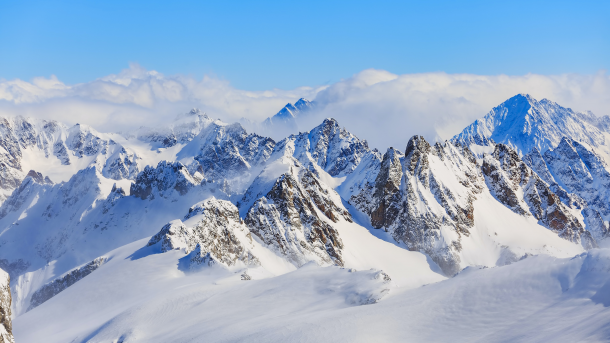
#> input picture slides/01.dasar_pengolahan_citra_digital/dataset/mountain.png, 610 x 343 px
$ python 02.io_matplotlib.py
#> lines starting #> are read from the running program, lines starting #| are printed output that depends on the picture
"""
script ini memanfaatkan library matplotlib untuk melakukan hal-hal sebagai berikut:

1. membaca citra dari file
2. menyimpan citra ke file
3. menampilkan citra melalui imageviewer default masing-masing operating system

penjelasan lebih detil dapat dibaca di file html atau python notebook yang telah disediakan
"""

import matplotlib.image as mpimg
import matplotlib.pylab as plt

# membaca citra dari harddrive sebagai sebuah numpy ndarray
im = mpimg.imread("../dataset/mountain.png")
#> im is the input picture: shape (343, 610, 4) float32; mean R, G, B, A 0.575, 0.668, 0.783, 1

# menampilkan dimensi dan metadata citra
print(im.shape, im.dtype, type(im))
#| (343, 610, 4) float32 <class 'numpy.ndarray'>

# menampilkan citra melalui qt
plt.figure()
plt.imshow(im)
plt.title('Citra asli')

# mengubah citra menjadi lebih gelap kemudian
# menyimpan citra yang gelap tersebut ke harddrive
im1 = im.copy()
im1[im1 < 0.6] = 0
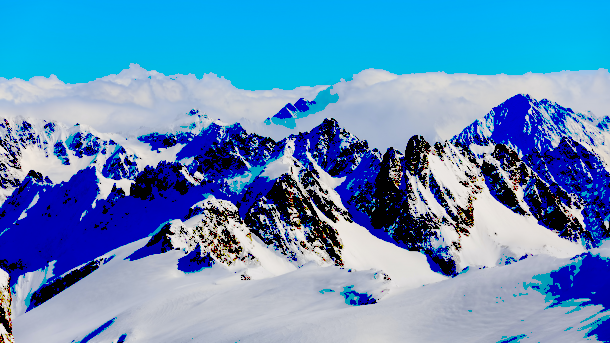
#> im1: shape (343, 610, 4) float32; mean R, G, B, A 0.37, 0.555, 0.742, 1
plt.figure()
plt.axis('off')
plt.tight_layout()
plt.imshow(im1)
plt.title('Citra lebih gelap - ditampilkan langsung tanpa disimpan')
plt.savefig("../dataset/mountain_dark.png")

# membaca dan menampilkan citra gelap yang sudah disimpan sebelumnya
im2 = mpimg.imread("../dataset/mountain_dark.png")
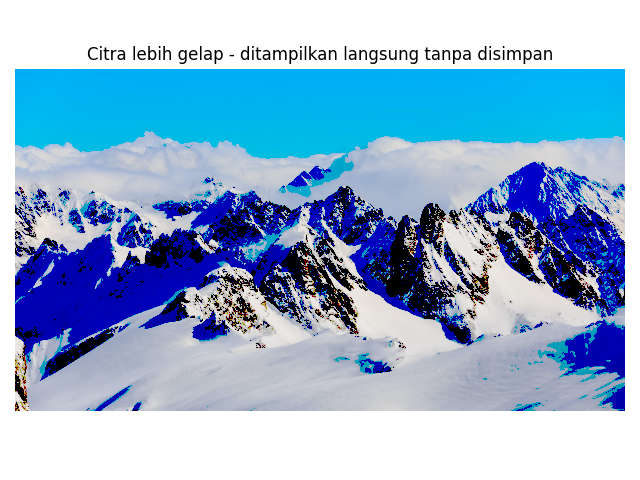
#> im2: shape (480, 640, 4) float32; mean R, G, B, A 0.566, 0.691, 0.818, 1
plt.figure()
plt.imshow(im2)
plt.title('Citra lebih gelap - hasil membaca file yang kedua')
plt.show()
